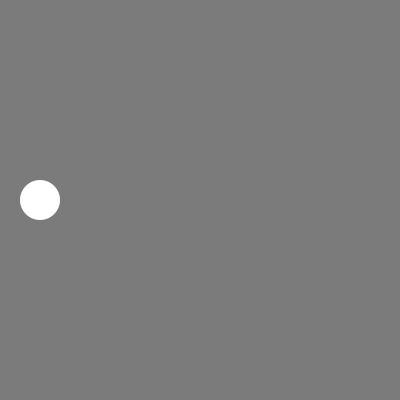
Frame 1 (no input)
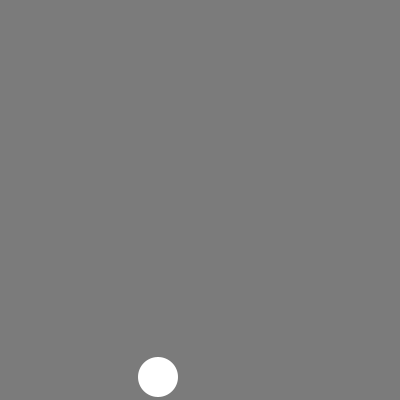
Frame 60 (the mouse pressed at the canvas centre just before this capture)
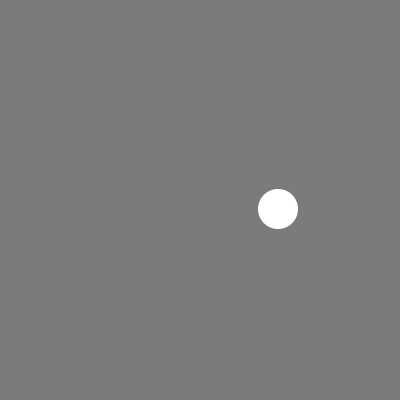
Frame 120 (the mouse held since frame 60 and released just before this capture)

The Processing sketch that drew these frames (run headless with seeded random() and noise(); from frame 60 on, the mouse is pressed at the canvas centre):

// Processing sketch: s06e00paly
// ── s06e00paly.pde
int x, y, velX, velY, d, cr, ca;
color c1;

int a, r, w, b;


void setup() {
  size(400, 400);
  d = 40;
  x = d;
  y = height / 2;
  velX = 2;
  velY = 3;

  c1 = color(255);

  a = color(0, 0, 44);
  r = color(190, 42, 89);
  w = color(255);
  b = color(0);
}

void draw() {
  background(123);
  fill(c1);
  noStroke();
  ellipse(x, y, d, d);

  x += velX;      //esto reemplaza el x+=2
  y += velY;

  if (x > width - d / 2 || x < d / 2) {
    velX *= -1;

    int rdm = (int)random(4);
    if (rdm == 0) {
      c1 = a;
    }
    if (rdm == 1) {
      c1 = r;
    }
    if (rdm == 2) {
      c1 = w;
    }
    if (rdm == 3) {
      c1 = b;
    }
  }

  if (y > width - d / 2 || y < d / 2) {
    velY *= -1;

    int rdm = (int)random(4);
    if (rdm == 0) {
      c1 = a;
    }
    if (rdm == 1) {
      c1 = r;
    }
    if (rdm == 2) {
      c1 = w;
    }
    if (rdm == 3) {
      c1 = b;
    }
  }
}
